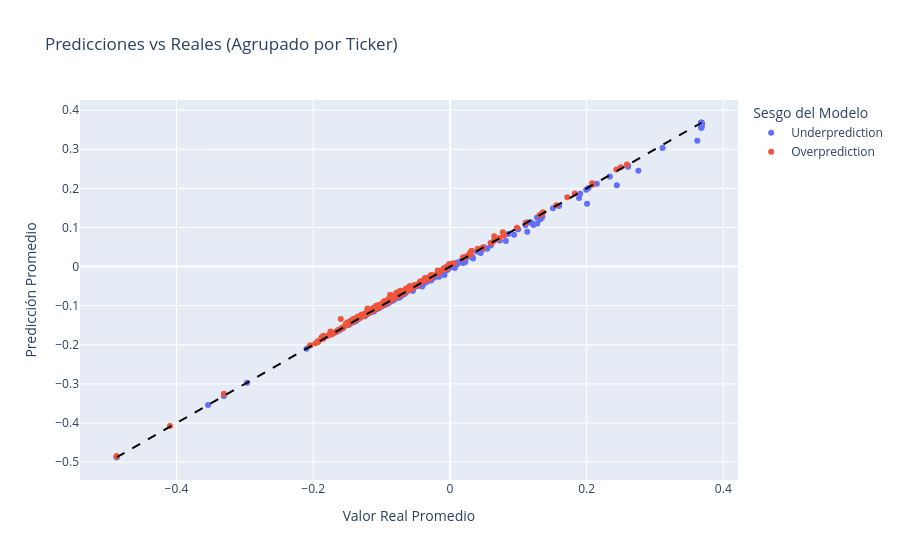

The code cell stored with this chart in its notebook:
### Markdown cell above
Se generan 2 clusters segun las predicciones:
* Overprediction: si los residuos son mayores o iguales a cero.
*  Underprediction: si los residuos son menores a cero.

### Code cell
# Se dividen los datos para predecir el valor de la última fecha disponible para cada ticker en el conjunto de test
X_train = X.iloc[:-len(df['Ticker'].unique())]  # Todos menos la última fecha de cada ticker
y_train = y.iloc[:-len(df['Ticker'].unique())]
X_test = X.iloc[-len(df['Ticker'].unique()):]   # Solo la última fecha de cada ticker
y_test = y.iloc[-len(df['Ticker'].unique()):]

# Recuperar el ticker usando el indice de y_test
tickers_test = df.loc[y_test.index, 'Ticker']

# Predicciones en el conjunto de test
y_pred = pipe.predict(X_test)

# Consolidar resultados individuales en un DataFrame
resultados_df = pd.DataFrame({
    'Ticker': tickers_test,
    'Predicho': y_pred,
    'Real': y_test
})

# Calcular el residuo para cada predicción
resultados_df['Residuo'] = resultados_df['Predicho'] - resultados_df['Real']

# Agrupar por ticker
resultados_agrupados = resultados_df.groupby('Ticker')[['Predicho', 'Real', 'Residuo']].mean()

# Generar el Cluster sobre el promedio de los residuos
resultados_agrupados['Cluster'] = ['Overprediction' if r >= 0 else 'Underprediction' 
                                   for r in resultados_agrupados['Residuo']]

# Visualizar
fig = px.scatter(
    resultados_agrupados, 
    x='Real', 
    y='Predicho', 
    color='Cluster',
    hover_name=resultados_agrupados.index, 
    labels={'Real':'Valor Real Promedio', 'Predicho':'Predicción Promedio', 'Cluster':'Sesgo del Modelo'},
    title='Predicciones vs Reales (Agrupado por Ticker)'
)

# Línea de identidad perfecta
min_val = resultados_agrupados['Real'].min()
max_val = resultados_agrupados['Real'].max()
fig.add_shape(type='line', x0=min_val, y0=min_val, x1=max_val, y1=max_val,
              line=dict(color='black', dash='dash', width=2))
fig.show()

# Estadísticas por cluster a nivel Ticker
over_mask = resultados_agrupados['Cluster'] == 'Overprediction'
under_mask = resultados_agrupados['Cluster'] == 'Underprediction'

print("\nEstadísticas por cluster (a nivel de Ticker):")
print(f"Overprediction: {over_mask.sum()} tickers, residuo medio global: {resultados_agrupados.loc[over_mask, 'Residuo'].mean():.4f}")
print(f"Underprediction: {under_mask.sum()} tickers, residuo medio global: {resultados_agrupados.loc[under_mask, 'Residuo'].mean():.4f}")

### Figure 1 — Plotly figure (JSON) as saved in the notebook; plotly's stock layout.template omitted (floating-point values rounded to 4 significant figures; data arrays with more than 128 entries replaced by an {"elided": "..."} marker saying what was removed)
{"data": [{"hovertemplate": "<b>%{hovertext}</b><br><br>Sesgo del Modelo=Underprediction<br>Valor Real Promedio=%{x}<br>Predicción Promedio=%{y}<extra></extra>", "hovertext": {"elided": "201 str values"}, "legendgroup": "Underprediction", "marker": {"color": "#636efa", "symbol": "circle"}, "mode": "markers", "name": "Underprediction", "orientation": "v", "showlegend": true, "type": "scatter", "x": {"elided": "201 float values"}, "xaxis": "x", "y": {"elided": "201 float values"}, "yaxis": "y"}, {"hovertemplate": "<b>%{hovertext}</b><br><br>Sesgo del Modelo=Overprediction<br>Valor Real Promedio=%{x}<br>Predicción Promedio=%{y}<extra></extra>", "hovertext": {"elided": "252 str values"}, "legendgroup": "Overprediction", "marker": {"color": "#EF553B", "symbol": "circle"}, "mode": "markers", "name": "Overprediction", "orientation": "v", "showlegend": true, "type": "scatter", "x": {"elided": "252 float values"}, "xaxis": "x", "y": {"elided": "252 float values"}, "yaxis": "y"}], "layout": {"legend": {"title": {"text": "Sesgo del Modelo"}, "tracegroupgap": 0}, "shapes": [{"line": {"color": "black", "dash": "dash", "width": 2}, "type": "line", "x0": -0.4875, "x1": 0.3679, "y0": -0.4875, "y1": 0.3679}], "title": {"text": "Predicciones vs Reales (Agrupado por Ticker)"}, "xaxis": {"anchor": "y", "domain": [0, 1], "title": {"text": "Valor Real Promedio"}}, "yaxis": {"anchor": "x", "domain": [0, 1], "title": {"text": "Predicción Promedio"}}}}
